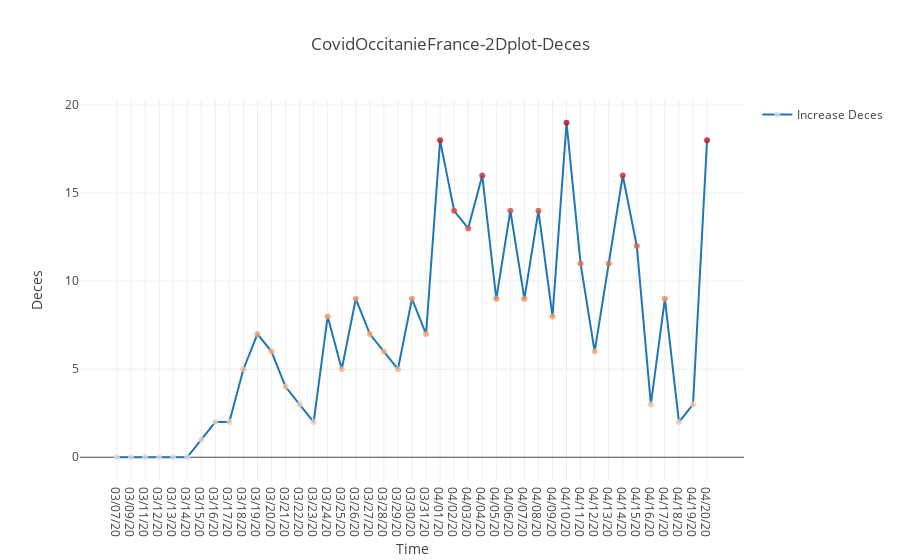

Notebook source saved alongside this figure:
### Code cell
trace_deces, a2 = create_2d_plot(plot_df=df, x_name="Date", y_name="Increase Deces")

data = [trace_deces]

layout = go.Layout(
    title=f"CovidOccitanieFrance-2Dplot-Deces",
    xaxis=dict(title="Time"),
    yaxis=dict(title="Deces"),
    showlegend=True,
) 
fig = go.Figure(data=data, layout=layout)
    
iplot(fig, filename="covid19-Occitanie")

### Figure 1 — Plotly figure (JSON) as saved in the notebook; plotly's stock layout.template omitted (floating-point values rounded to 4 significant figures)
{"data": [{"marker": {"color": [0, 0, 0, 0, 0, 0, 1, 2, 2, 5, 7, 6, 4, 3, 2, 8, 5, 9, 7, 6, 5, 9, 7, 18, 14, 13, 16, 9, 14, 9, 14, 8, 19, 11, 6, 11, 16, 12, 3, 9, 2, 3, 18], "opacity": 0.8, "size": 6}, "mode": "lines+markers", "name": "Increase Deces", "type": "scatter", "uid": "05c99f26-af2e-4aff-a245-1dfe577b7e9d", "x": ["03/07/20", "03/09/20", "03/11/20", "03/12/20", "03/13/20", "03/14/20", "03/15/20", "03/16/20", "03/17/20", "03/18/20", "03/19/20", "03/20/20", "03/21/20", "03/22/20", "03/23/20", "03/24/20", "03/25/20", "03/26/20", "03/27/20", "03/28/20", "03/29/20", "03/30/20", "03/31/20", "04/01/20", "04/02/20", "04/03/20", "04/04/20", "04/05/20", "04/06/20", "04/07/20", "04/08/20", "04/09/20", "04/10/20", "04/11/20", "04/12/20", "04/13/20", "04/14/20", "04/15/20", "04/16/20", "04/17/20", "04/18/20", "04/19/20", "04/20/20"], "y": [0, 0, 0, 0, 0, 0, 1, 2, 2, 5, 7, 6, 4, 3, 2, 8, 5, 9, 7, 6, 5, 9, 7, 18, 14, 13, 16, 9, 14, 9, 14, 8, 19, 11, 6, 11, 16, 12, 3, 9, 2, 3, 18]}], "layout": {"showlegend": true, "title": {"text": "CovidOccitanieFrance-2Dplot-Deces"}, "xaxis": {"title": {"text": "Time"}}, "yaxis": {"title": {"text": "Deces"}}}}
